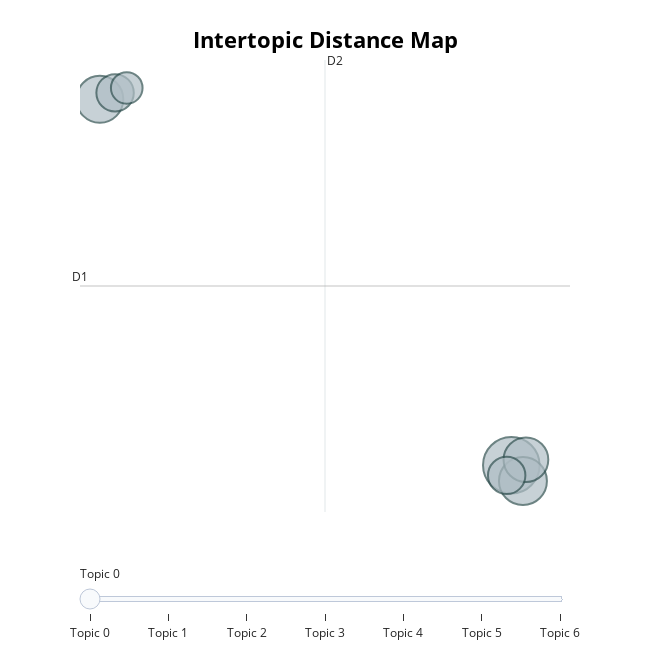

This figure's notebook cell:
### Code cell
topic_df= pd.DataFrame({"topic": topics, "sentence": sentences })
print(topic_df.head())
topic_model.visualize_topics()

### Figure 1 — Plotly figure (JSON) as saved in the notebook; plotly's stock layout.template omitted (floating-point values rounded to 4 significant figures)
{"data": [{"customdata": [[0, "gaza | of | in | military | often", 32], [1, "peace | refusal | to | leadership | palestinian", 23], [2, "global | israel | innovation | contributions | advancements", 22], [3, "west | bank | the | policies | of", 20], [4, "government | israeli | the | supports | borders", 14], [5, "palestinians | rights | palestinian | occupation | is", 14], [6, "its | national | citizens | israel | right", 10]], "hovertemplate": "<b>Topic %{customdata[0]}</b><br>%{customdata[1]}<br>Size: %{customdata[2]}", "legendgroup": "", "marker": {"color": "#B0BEC5", "line": {"color": "DarkSlateGrey", "width": 2}, "size": [32, 23, 22, 20, 14, 14, 10], "sizemode": "area", "sizeref": 0.02, "symbol": "circle"}, "mode": "markers", "name": "", "orientation": "v", "showlegend": false, "type": "scatter", "x": [8.216, 8.559, -3.892, 8.647, -3.444, 8.08, -3.101], "xaxis": "x", "y": [-13.34, -14.44, 12.22, -12.95, 12.67, -14.05, 13.01], "yaxis": "y"}], "layout": {"annotations": [{"showarrow": false, "text": "D1", "x": -4.476, "y": -0.8192, "yshift": 10}, {"showarrow": false, "text": "D2", "x": 2.734, "xshift": 10, "y": 14.96}], "height": 650, "hoverlabel": {"bgcolor": "white", "font": {"family": "Rockwell", "size": 16}}, "legend": {"itemsizing": "constant", "tracegroupgap": 0}, "margin": {"t": 60}, "shapes": [{"line": {"color": "#CFD8DC", "width": 2}, "type": "line", "x0": 2.734, "x1": 2.734, "y0": -16.6, "y1": 14.96}, {"line": {"color": "#9E9E9E", "width": 2}, "type": "line", "x0": -4.476, "x1": 9.944, "y0": -0.8192, "y1": -0.8192}], "sliders": [{"active": 0, "pad": {"t": 50}, "steps": [{"args": [{"marker.color": [["red", "#B0BEC5", "#B0BEC5", "#B0BEC5", "#B0BEC5", "#B0BEC5", "#B0BEC5"]]}], "label": "Topic 0", "method": "update"}, {"args": [{"marker.color": [["#B0BEC5", "red", "#B0BEC5", "#B0BEC5", "#B0BEC5", "#B0BEC5", "#B0BEC5"]]}], "label": "Topic 1", "method": "update"}, {"args": [{"marker.color": [["#B0BEC5", "#B0BEC5", "red", "#B0BEC5", "#B0BEC5", "#B0BEC5", "#B0BEC5"]]}], "label": "Topic 2", "method": "update"}, {"args": [{"marker.color": [["#B0BEC5", "#B0BEC5", "#B0BEC5", "red", "#B0BEC5", "#B0BEC5", "#B0BEC5"]]}], "label": "Topic 3", "method": "update"}, {"args": [{"marker.color": [["#B0BEC5", "#B0BEC5", "#B0BEC5", "#B0BEC5", "red", "#B0BEC5", "#B0BEC5"]]}], "label": "Topic 4", "method": "update"}, {"args": [{"marker.color": [["#B0BEC5", "#B0BEC5", "#B0BEC5", "#B0BEC5", "#B0BEC5", "red", "#B0BEC5"]]}], "label": "Topic 5", "method": "update"}, {"args": [{"marker.color": [["#B0BEC5", "#B0BEC5", "#B0BEC5", "#B0BEC5", "#B0BEC5", "#B0BEC5", "red"]]}], "label": "Topic 6", "method": "update"}]}], "title": {"font": {"color": "Black", "size": 22}, "text": "<b>Intertopic Distance Map</b>", "x": 0.5, "xanchor": "center", "y": 0.95, "yanchor": "top"}, "width": 650, "xaxis": {"anchor": "y", "domain": [0, 1], "range": [-4.476, 9.944], "title": {"text": ""}, "visible": false}, "yaxis": {"anchor": "x", "domain": [0, 1], "range": [-16.6, 14.96], "title": {"text": ""}, "visible": false}}}
